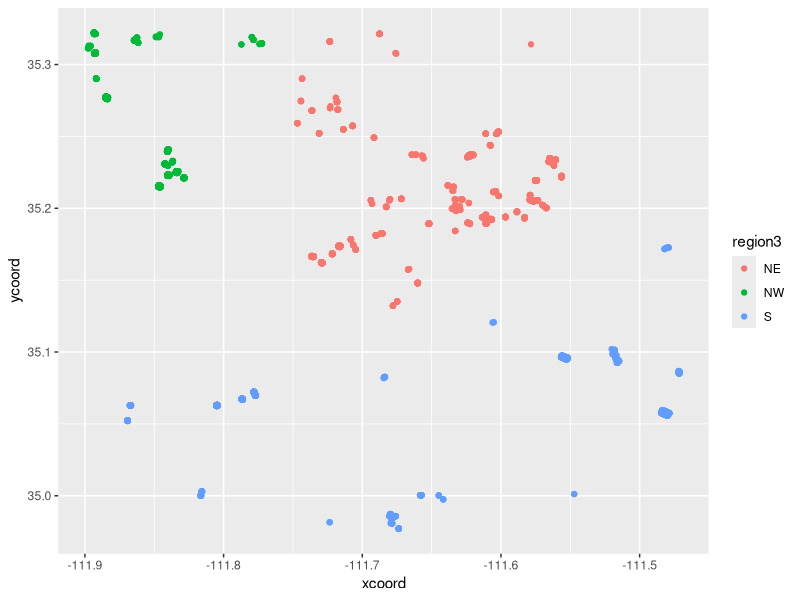
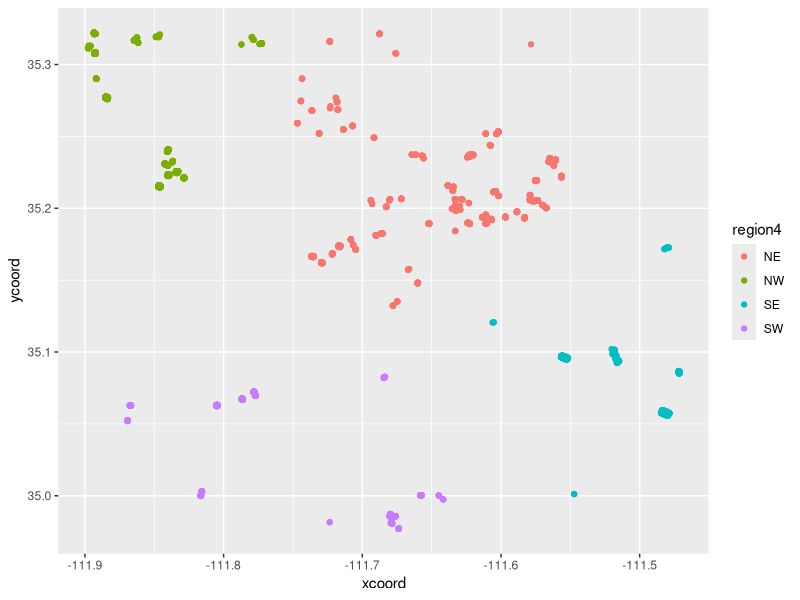
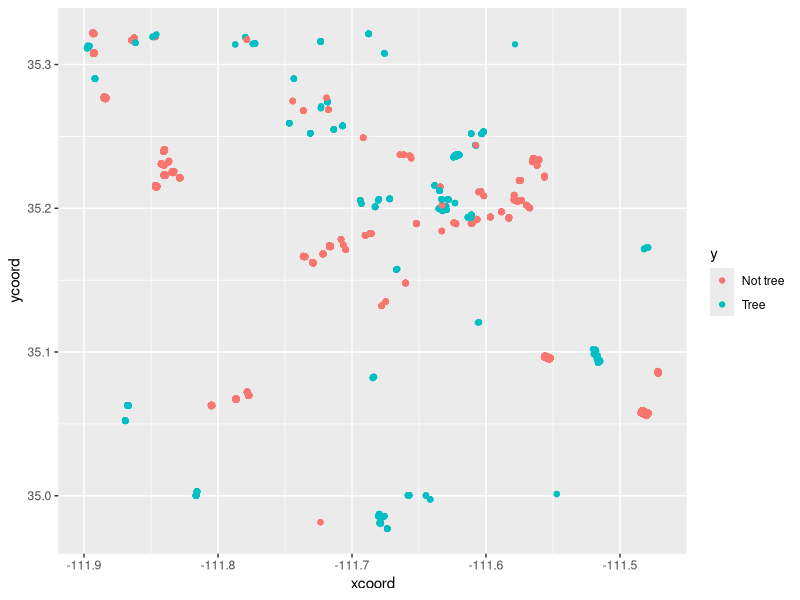

Write R code to recreate these figures, in order. (Note: this script raises an error after producing the figures.)
library(data.table)
library(ggplot2)
aztrees <- fread(
  "data_Classif_aztrees.csv"
)[, `:=`(
  region4 = fcase(
    xcoord < -111.75 & ycoord > 35.2, "NW",
    xcoord < -111.6 & ycoord < 35.1, "SW",
    xcoord > -111.625 & ycoord < 35.175, "SE",
    default="NE"),
  polygon = Joint_id,
  y = ifelse(type_id==17, "Tree", "Not tree")
)][
, region3 := ifelse(grepl("S", region4), "S", region4)
]
aztrees[, table(region4, y)]
## The variable "Joint_type" is for reference only. Please, consider the variable "type_id" as a primary-key variable for Land use/Land cover classes. Find below the description of each class:
## type_id     Description
## 1           Open water
## 4           Infrastructure (mostly white: roofs, some buildings, sidewalks, etc.) 
## 5           Infrastructure (mostly black: streets, routes, parking places, pavements, etc.)
## 7           Planted grasses (intense green, golf fields, football/soccer fields, etc.)
## 8           Natural grass
## 10          Bare grounds
## 17          Trees/shrubs
## type_id = Class code
## Joint_type = Class name
## Jount_id = Sampling polygon ID
## xcoord = X geographic coordinates WGS84
## ycoord = Y geographic coordinates WGS84
## SAMPLE_1 =  SENTINEL-2, band 2
## SAMPLE_2 = SENTINEL-2, band 3
## SAMPLE_3 = SENTINEL-2, band 4
## SAMPLE_4 = SENTINEL-2, band 5
## SAMPLE_5 = SENTINEL-2, band 6
## SAMPLE_6 = SENTINEL-2, band 7
## SAMPLE_7 = SENTINEL-2, band 8
## SAMPLE_8 = SENTINEL-2, band 8A
## SAMPLE_9 = SENTINEL-2, band 11
## SAMPLE_10 = SENTINEL-2, band 12 
## pSAMPLE_11 = SENTINEL-2, NDVI index
## SAMPLE_12 = SENTINEL-2, NDDI index
## SAMPLE_13 = SENTINEL-2, NDWI index
## SAMPLE_14 = SENTINEL-1, VV mean (mean of VV polarization)
## SAMPLE_15 = SENTINEL-1, VH mean (mean of VH polarization)
## SAMPLE_16 = SENTINEL-1, VV std (standard deviation of VV polarization)
## SAMPLE_17 =SENTINEL-1, VH std ((standard deviation of VV polarization)
## SAMPLE_18 = TPI_10 (Topographic position index at 10 radius resolution)
## SAMPLE_19 = TPI_15 (Topographic position index at 15 radius resolution)
## SAMPLE_20 = TPI_20 (Topographic position index at 20 radius resolution)
## SAMPLE_21 = Slope (terrain slope in degrees)
aztrees[, .(
  polygons=length(unique(polygon)),
  rows=.N
), keyby=.(region4,y)]
aztrees[, .(
  polygons=length(unique(polygon)),
  rows=.N
), keyby=.(region3,y)]
ggplot()+
  geom_point(aes(
    xcoord, ycoord, color=region3),
    data=aztrees)
ggplot()+
  geom_point(aes(
    xcoord, ycoord, color=region4),
    data=aztrees)
ggplot()+
  geom_point(aes(
    xcoord, ycoord, color=y),
    data=aztrees)
feature.names <- grep("SAMPLE",names(aztrees),value=TRUE)
for(n.regions in 3:4){
  region.col <- paste0("region",n.regions)
  fwrite(
    aztrees[
    , c(region.col,"y",feature.names)
    , with=FALSE],
    sprintf("data_Classif/aztrees%d.csv", n.regions))
}
AZtrees <- aztrees[, c("region3","region4","polygon","y",feature.names), with=FALSE]
fwrite(
  AZtrees,
  "data_Classif_aztrees_regions.csv")
save(AZtrees, file="~/R/mlr3resampling/data/AZtrees.RData")
